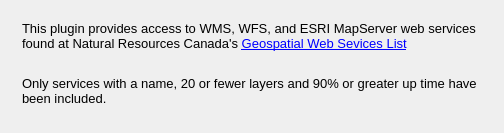
<?xml version="1.0" encoding="UTF-8"?>
<ui version="4.0">
 <class>InfoDialog</class>
 <widget class="QDialog" name="InfoDialog">
  <property name="geometry">
   <rect>
    <x>0</x>
    <y>0</y>
    <width>504</width>
    <height>133</height>
   </rect>
  </property>
  <property name="windowTitle">
   <string>Canadian Web Services [version 1.1]</string>
  </property>
  <widget class="QLabel" name="label_2">
   <property name="geometry">
    <rect>
     <x>22</x>
     <y>5</y>
     <width>475</width>
     <height>62</height>
    </rect>
   </property>
   <property name="font">
    <font>
     <pointsize>10</pointsize>
    </font>
   </property>
   <property name="text">
    <string>&lt;html&gt;&lt;head/&gt;&lt;body&gt;&lt;p&gt;This plugin provides access to WMS, WFS, and ESRI MapServer web services found at Natural Resources Canada's &lt;a href=&quot;http://www.nrcan.gc.ca/earth-sciences/geomatics/canadas-spatial-data-infrastructure/19359&quot;&gt;&lt;span style=&quot; text-decoration: underline; color:#0000ff;&quot;&gt;Geospatial Web Sevices List&lt;/span&gt;&lt;/a&gt;&lt;/p&gt;&lt;/body&gt;&lt;/html&gt;</string>
   </property>
   <property name="scaledContents">
    <bool>false</bool>
   </property>
   <property name="wordWrap">
    <bool>true</bool>
   </property>
  </widget>
  <widget class="QLabel" name="label_3">
   <property name="geometry">
    <rect>
     <x>22</x>
     <y>60</y>
     <width>475</width>
     <height>62</height>
    </rect>
   </property>
   <property name="font">
    <font>
     <pointsize>10</pointsize>
    </font>
   </property>
   <property name="text">
    <string>&lt;html&gt;&lt;head/&gt;&lt;body&gt;&lt;p&gt;Only services with a name, 20 or fewer layers and 90% or greater up time have been included.&lt;/p&gt;&lt;/body&gt;&lt;/html&gt;</string>
   </property>
   <property name="scaledContents">
    <bool>false</bool>
   </property>
   <property name="wordWrap">
    <bool>true</bool>
   </property>
  </widget>
 </widget>
 <resources/>
 <connections/>
</ui>
